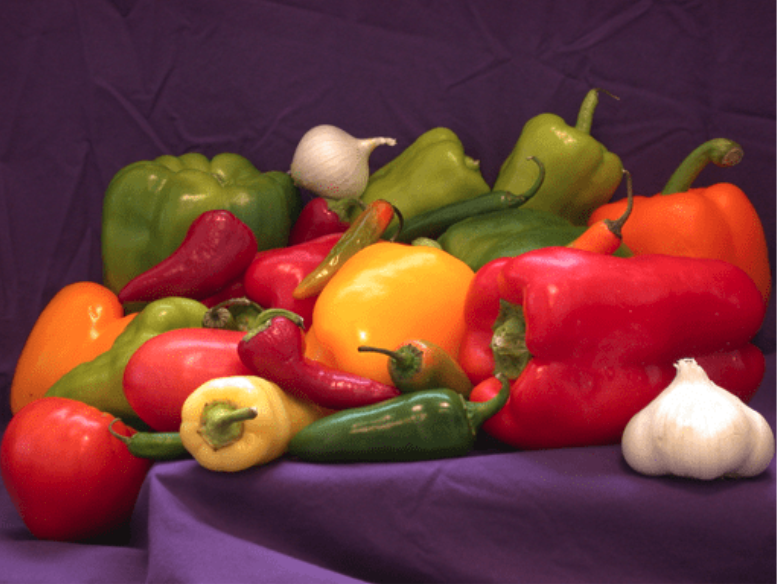
%> input picture Lab2-Colour-Perception-main/matlab/peppers.png, 777 x 584 px
$ octave Task_11.m   (GNU Octave 9; MATLAB toolbox functions it lacks are replaced by stand-ins)
%> lines starting %> are read from the running program, lines starting %| are printed output that depends on the picture
imfinfo('peppers.png')
RGB = imread('peppers.png');
%> RGB is the input picture: size 584x777x3 uint8; mean R, G, B 113.9, 57.8, 56.4

[R,G,B] = imsplit(RGB);
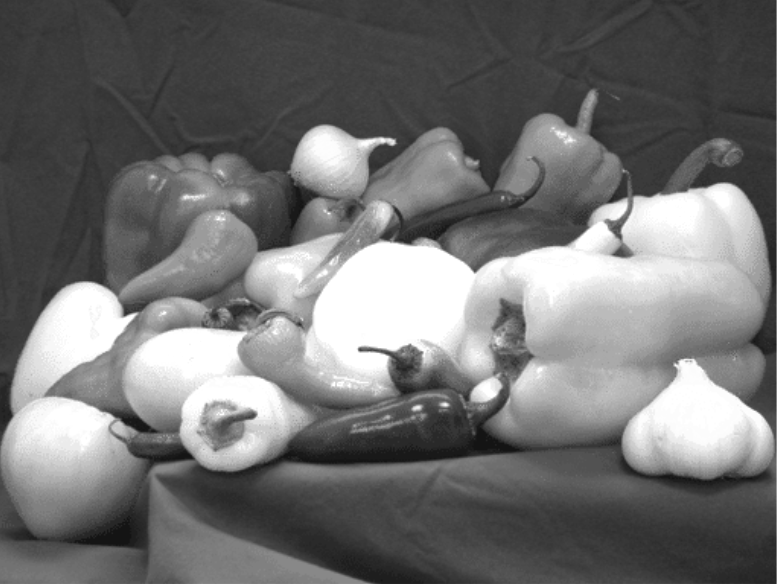
%> R: size 584x777 uint8; min 20, max 255, mean 113.9
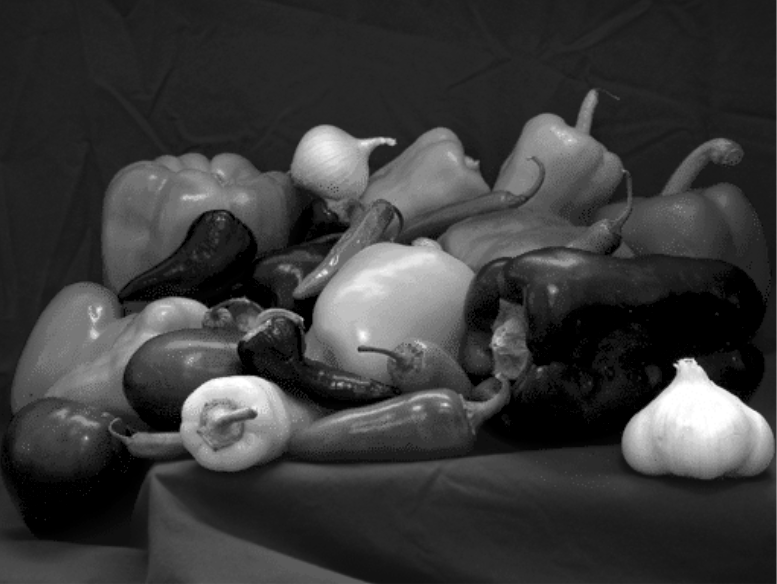
%> G: size 584x777 uint8; min 0, max 255, mean 57.8
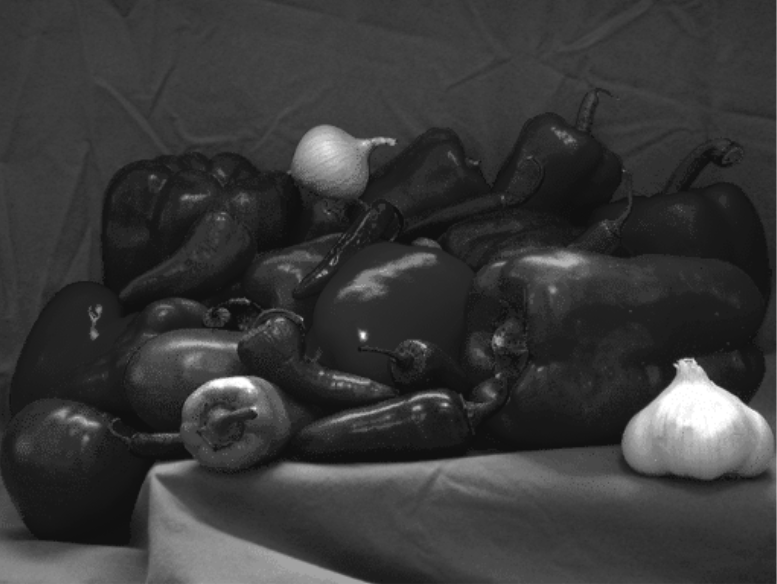
%> B: size 584x777 uint8; min 15, max 255, mean 56.4
montage({R, G, B},'Size',[1 3])
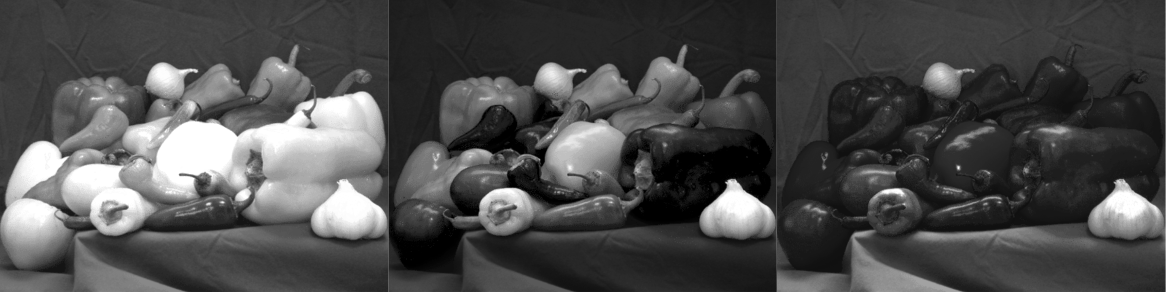
%> displayed picture: size 584x2331, on the screen's scale of 0 to 255 (shown at 1/2 size); min 0, max 255, mean 76.1
